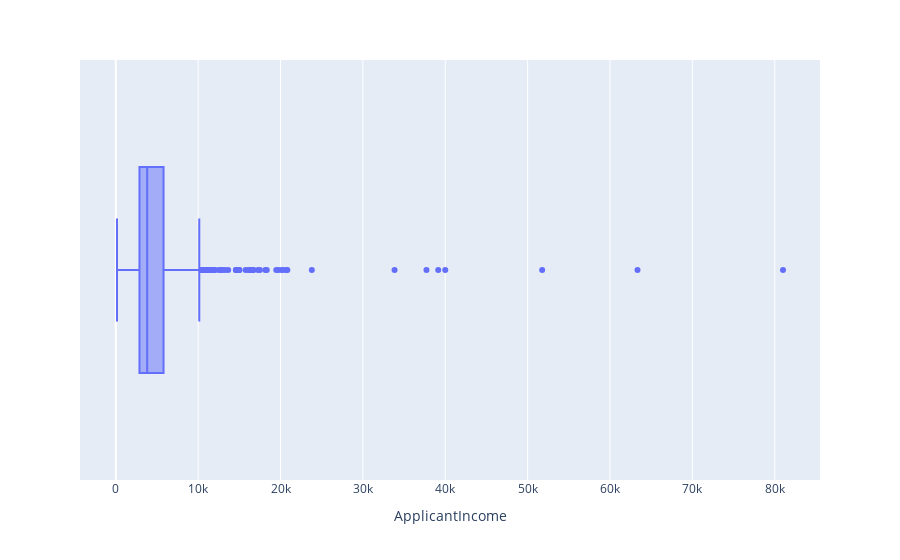

Write notebook code for a chart like this one.
### Code cell
px.box(data,x='ApplicantIncome')

### Figure 1 — Plotly figure (JSON) as saved in the notebook; plotly's stock layout.template omitted (floating-point values rounded to 4 significant figures; data arrays with more than 128 entries replaced by an {"elided": "..."} marker saying what was removed)
{"data": [{"alignmentgroup": "True", "hovertemplate": "ApplicantIncome=%{x}<extra></extra>", "legendgroup": "", "marker": {"color": "#636efa"}, "name": "", "notched": false, "offsetgroup": "", "orientation": "h", "showlegend": false, "type": "box", "x": {"elided": "614 int values"}, "x0": " ", "xaxis": "x", "y0": " ", "yaxis": "y"}], "layout": {"boxmode": "group", "legend": {"tracegroupgap": 0}, "margin": {"t": 60}, "xaxis": {"anchor": "y", "domain": [0, 1], "title": {"text": "ApplicantIncome"}}, "yaxis": {"anchor": "x", "domain": [0, 1]}}}
